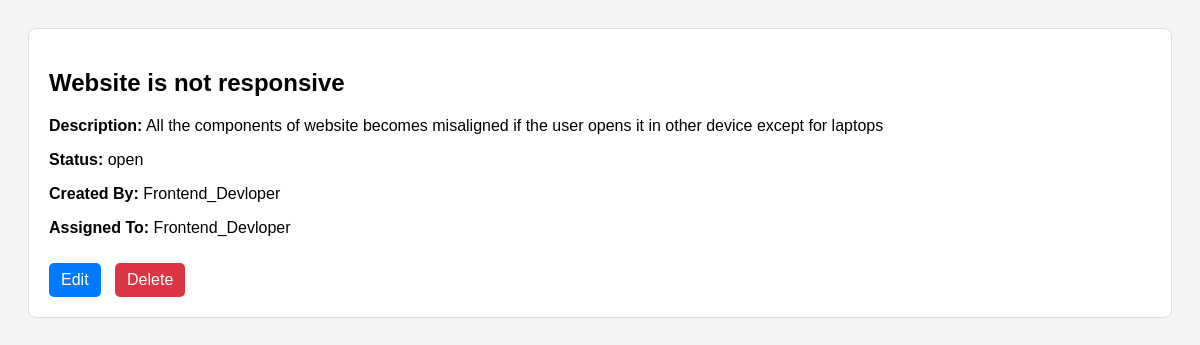
Screenshot of /4/ (signed in) with the database file from the repository.
### bugtracker/models.py (models this page shows, shortened)
class Bug(models.Model):
    STATUS_CHOICES = [
        ('open', 'Open'),
        ('in_progress', 'In Progress'),
        ('closed', 'Closed'),
    ]
    title = models.CharField(max_length=255)
    description = models.TextField()
    status = models.CharField(max_length=20, choices=STATUS_CHOICES, default='open')
    created_by = models.ForeignKey(User, on_delete=models.CASCADE, related_name='created_bugs')
    assigned_to = models.ForeignKey(User, on_delete=models.SET_NULL, null=True, blank=True, related_name='assigned_bugs')
    created_at = models.DateTimeField(auto_now_add=True)
    updated_at = models.DateTimeField(auto_now=True)

### bugtracker/views.py (the view)
# urls.py: path('<int:pk>/', BugDetailView.as_view(), name='bug_detail'),
class BugDetailView(LoginRequiredMixin, DetailView):
    model = Bug
    template_name = 'bugtracker/bug_detail.html'

### bugtracker/templates/bugtracker/bug_detail.html (shortened to what this page needs)
<!DOCTYPE html>
<html>
<head>
</head>
<body>
    <div class="bug-details">
        <h2>{{ bug.title }}</h2>
        <p><strong>Description:</strong> {{ bug.description }}</p>
        <p><strong>Status:</strong> {{ bug.status }}</p>
        <p><strong>Created By:</strong> {{ bug.created_by }}</p>
        <p><strong>Assigned To:</strong> {{ bug.assigned_to }}</p>
        <div class="actions">
            <a href="{% url 'bugtracker:bug_update' bug.pk %}">Edit</a>
            <a href="{% url 'bugtracker:bug_delete' bug.pk %}" class="delete">Delete</a>
        </div>
    </div>
</body>
</html>

### bugtracker/templates/bugtracker/bug_detail.html (style rules this page uses)
body { background: #f4f4f4; font-family: Arial, sans-serif; padding: 20px; }
.bug-details { background: white; padding: 20px; border-radius: 8px; border: 1px solid #ddd; }
.actions a { display: inline-block; margin-top: 10px; margin-right: 10px; color: white; background: #007bff; padding: 8px 12px; border-radius: 5px; text-decoration: none; }
.actions a.delete { background: #dc3545; }

### rows the page displays
Bug: title "Website is not responsive", description "All the components of website becomes misaligned if the user opens it in other device except for laptops", status "open", created_by "Frontend_Devloper", assigned_to "Frontend_Devloper"
